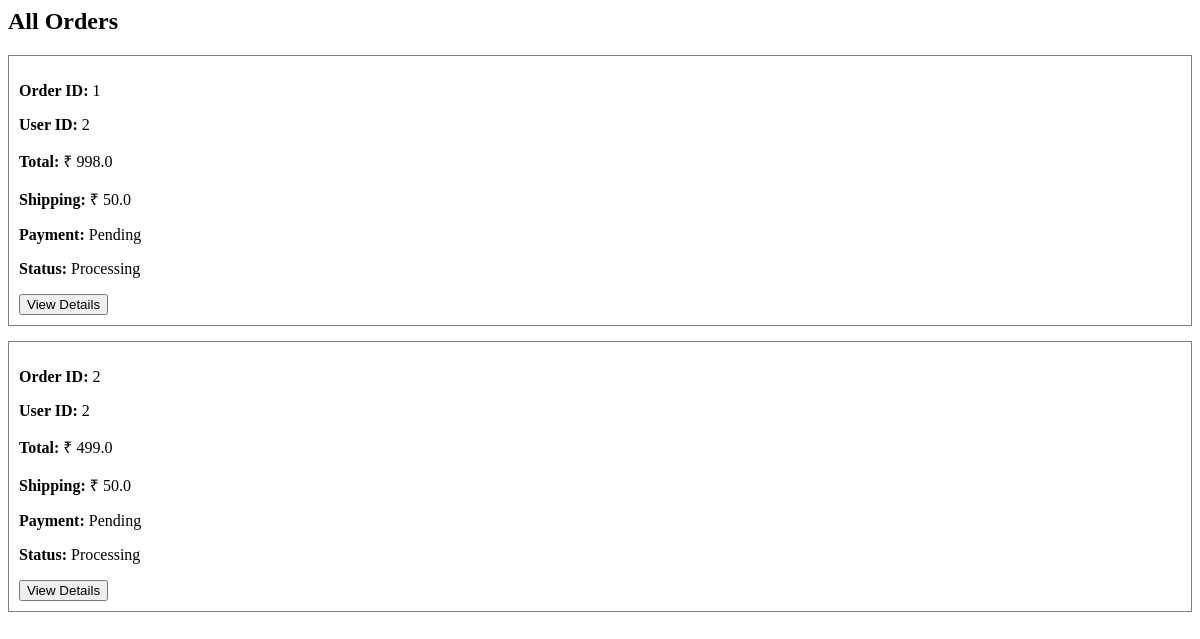
The page /admin/orders on the database as committed earlier.
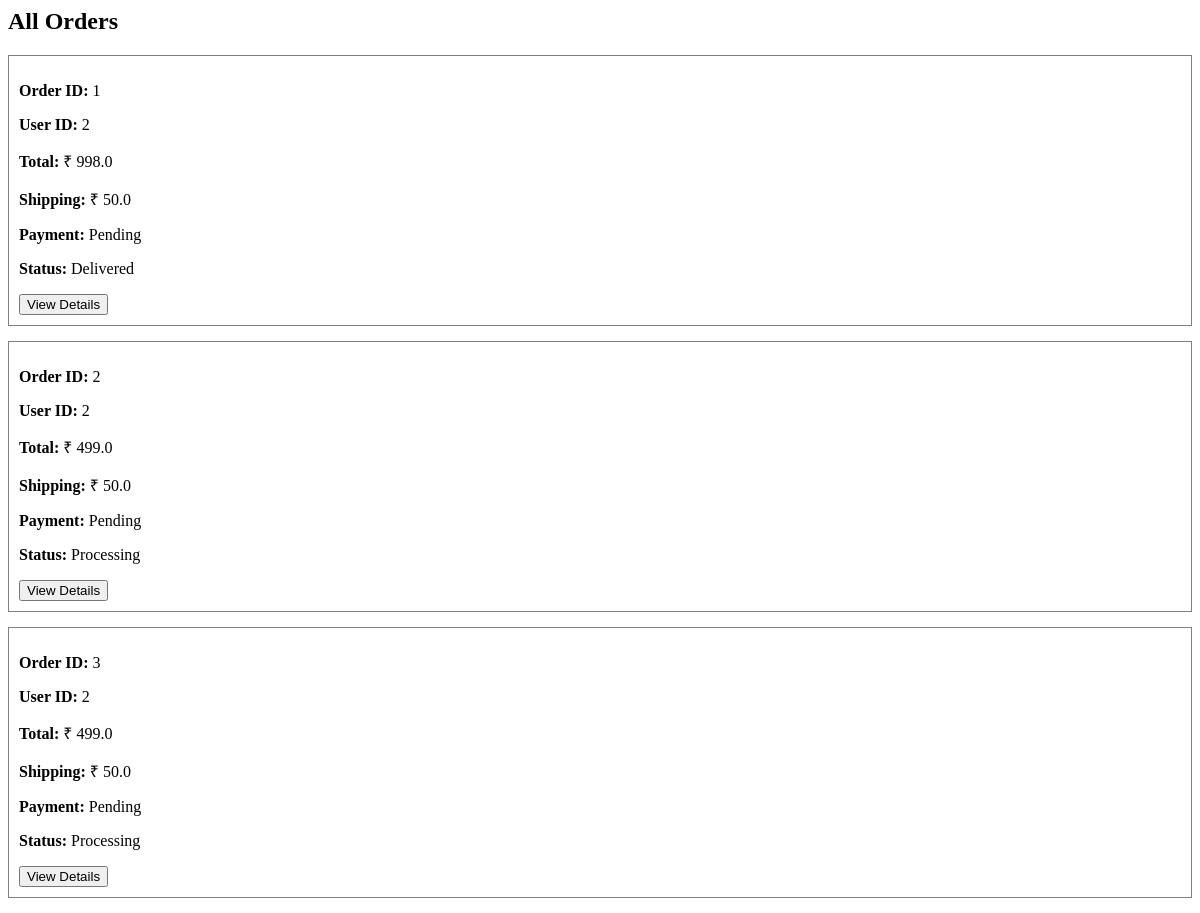
The same page on the database as committed later.
### models.py (models this page shows)
class Order(db.Model):
    id = db.Column(db.Integer, primary_key=True)
    user_id = db.Column(db.Integer, db.ForeignKey('user.id'))
    total_price = db.Column(db.Float)
    shipping_price = db.Column(db.Float)
    payment_status = db.Column(db.String(50))
    order_status = db.Column(db.String(50))
    items = db.relationship('OrderItem', backref='order', lazy=True)

### app.py (the view)
@app.route('/admin/orders')
def admin_orders():
    orders = Order.query.all()
    return render_template(
        "admin/orders.html",
        orders=orders
    )

### templates/admin/orders.html
<h2>All Orders</h2>
{% for order in orders %}
<div style="border:1px solid gray; padding:10px; margin-bottom:15px">
<p><b>Order ID:</b> {{order.id}}</p>
<p><b>User ID:</b> {{order.user_id}}</p>
<p><b>Total:</b> ₹ {{order.total_price}}</p>
<p><b>Shipping:</b> ₹ {{order.shipping_price}}</p>
<p><b>Payment:</b> {{order.payment_status}}</p>
<p><b>Status:</b> {{order.order_status}}</p>
<a href="/admin/order/{{order.id}}">
<button>View Details</button>
</a>
</div>
{% endfor %}

Rows that differ between the two databases and show on the page:
changed Order id 1: order_status "Processing" → "Delivered"
added Order: id "3", user_id "2", total_price "499.0", shipping_price "50.0", payment_status "Pending", order_status "Processing"
